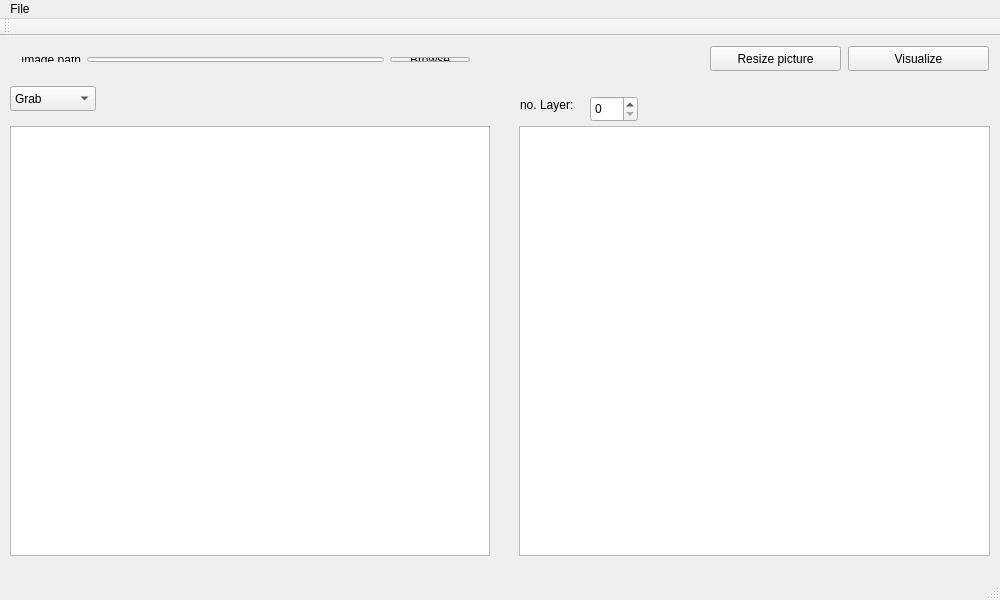
<?xml version="1.0" encoding="UTF-8"?>
<ui version="4.0">
 <class>MainWindow</class>
 <widget class="QMainWindow" name="MainWindow">
  <property name="geometry">
   <rect>
    <x>0</x>
    <y>0</y>
    <width>1000</width>
    <height>600</height>
   </rect>
  </property>
  <property name="sizePolicy">
   <sizepolicy hsizetype="Maximum" vsizetype="Maximum">
    <horstretch>0</horstretch>
    <verstretch>0</verstretch>
   </sizepolicy>
  </property>
  <property name="minimumSize">
   <size>
    <width>1000</width>
    <height>600</height>
   </size>
  </property>
  <property name="maximumSize">
   <size>
    <width>1000</width>
    <height>600</height>
   </size>
  </property>
  <property name="windowTitle">
   <string>MainWindow</string>
  </property>
  <widget class="QWidget" name="centralWidgets">
   <property name="enabled">
    <bool>true</bool>
   </property>
   <property name="minimumSize">
    <size>
     <width>580</width>
     <height>0</height>
    </size>
   </property>
   <widget class="QComboBox" name="comboBox">
    <property name="geometry">
     <rect>
      <x>10</x>
      <y>50</y>
      <width>86</width>
      <height>25</height>
     </rect>
    </property>
    <item>
     <property name="text">
      <string>Grab</string>
     </property>
    </item>
    <item>
     <property name="text">
      <string>Crop</string>
     </property>
    </item>
    <item>
     <property name="text">
      <string>Select</string>
     </property>
    </item>
    <item>
     <property name="text">
      <string>Wand</string>
     </property>
    </item>
   </widget>
   <widget class="QGraphicsView" name="graphicsView">
    <property name="geometry">
     <rect>
      <x>10</x>
      <y>90</y>
      <width>480</width>
      <height>430</height>
     </rect>
    </property>
    <property name="sizePolicy">
     <sizepolicy hsizetype="Maximum" vsizetype="Maximum">
      <horstretch>0</horstretch>
      <verstretch>0</verstretch>
     </sizepolicy>
    </property>
    <property name="maximumSize">
     <size>
      <width>480</width>
      <height>430</height>
     </size>
    </property>
   </widget>
   <widget class="QGraphicsView" name="graphicsView_2">
    <property name="geometry">
     <rect>
      <x>519</x>
      <y>90</y>
      <width>471</width>
      <height>430</height>
     </rect>
    </property>
    <property name="sizePolicy">
     <sizepolicy hsizetype="Maximum" vsizetype="Maximum">
      <horstretch>0</horstretch>
      <verstretch>0</verstretch>
     </sizepolicy>
    </property>
    <property name="maximumSize">
     <size>
      <width>480</width>
      <height>430</height>
     </size>
    </property>
   </widget>
   <widget class="QWidget" name="layoutWidget">
    <property name="geometry">
     <rect>
      <x>10</x>
      <y>10</y>
      <width>471</width>
      <height>27</height>
     </rect>
    </property>
    <layout class="QHBoxLayout" name="horizontalLayout">
     <item>
      <widget class="QLabel" name="BrowseLabel">
       <property name="text">
        <string>Image path</string>
       </property>
      </widget>
     </item>
     <item>
      <widget class="QLineEdit" name="lineEdit"/>
     </item>
     <item>
      <widget class="QPushButton" name="pushButton">
       <property name="text">
        <string>Browse</string>
       </property>
      </widget>
     </item>
    </layout>
   </widget>
   <widget class="QPushButton" name="pushButton_2">
    <property name="geometry">
     <rect>
      <x>848</x>
      <y>10</y>
      <width>141</width>
      <height>25</height>
     </rect>
    </property>
    <property name="text">
     <string>Visualize</string>
    </property>
   </widget>
   <widget class="QPushButton" name="pushButton_3">
    <property name="geometry">
     <rect>
      <x>710</x>
      <y>10</y>
      <width>131</width>
      <height>25</height>
     </rect>
    </property>
    <property name="text">
     <string>Resize picture</string>
    </property>
   </widget>
   <widget class="QLabel" name="label">
    <property name="geometry">
     <rect>
      <x>520</x>
      <y>60</y>
      <width>81</width>
      <height>17</height>
     </rect>
    </property>
    <property name="text">
     <string>no. Layer:</string>
    </property>
   </widget>
   <widget class="QSpinBox" name="spinBox">
    <property name="geometry">
     <rect>
      <x>590</x>
      <y>60</y>
      <width>48</width>
      <height>26</height>
     </rect>
    </property>
   </widget>
  </widget>
  <widget class="QMenuBar" name="menuBar">
   <property name="geometry">
    <rect>
     <x>0</x>
     <y>0</y>
     <width>1000</width>
     <height>22</height>
    </rect>
   </property>
   <widget class="QMenu" name="menuFile">
    <property name="title">
     <string>File</string>
    </property>
    <addaction name="actionNew_file"/>
    <addaction name="actionSave_project"/>
    <addaction name="actionSave_project_as"/>
    <addaction name="separator"/>
    <addaction name="actionExport_Multiple_PNG"/>
    <addaction name="actionExport_STL"/>
    <addaction name="actionExport_O3DP"/>
    <addaction name="separator"/>
    <addaction name="actionExit"/>
   </widget>
   <addaction name="menuFile"/>
  </widget>
  <widget class="QStatusBar" name="statusBar"/>
  <widget class="QToolBar" name="mainToolBar">
   <attribute name="toolBarArea">
    <enum>TopToolBarArea</enum>
   </attribute>
   <attribute name="toolBarBreak">
    <bool>false</bool>
   </attribute>
  </widget>
  <action name="actionNew_file">
   <property name="text">
    <string>New project</string>
   </property>
  </action>
  <action name="actionClear_All">
   <property name="text">
    <string>Clear All</string>
   </property>
  </action>
  <action name="actionSave_project">
   <property name="text">
    <string>Save project</string>
   </property>
  </action>
  <action name="actionSave_project_as">
   <property name="text">
    <string>Save project as</string>
   </property>
  </action>
  <action name="actionExport_Multiple_PNG">
   <property name="text">
    <string>Export Multiple PNG</string>
   </property>
  </action>
  <action name="actionExport_STL">
   <property name="text">
    <string>Export STL</string>
   </property>
  </action>
  <action name="actionExport_O3DP">
   <property name="text">
    <string>Export O3DP</string>
   </property>
  </action>
  <action name="actionExit">
   <property name="text">
    <string>Exit</string>
   </property>
  </action>
 </widget>
 <layoutdefault spacing="6" margin="11"/>
 <resources/>
 <connections/>
</ui>
